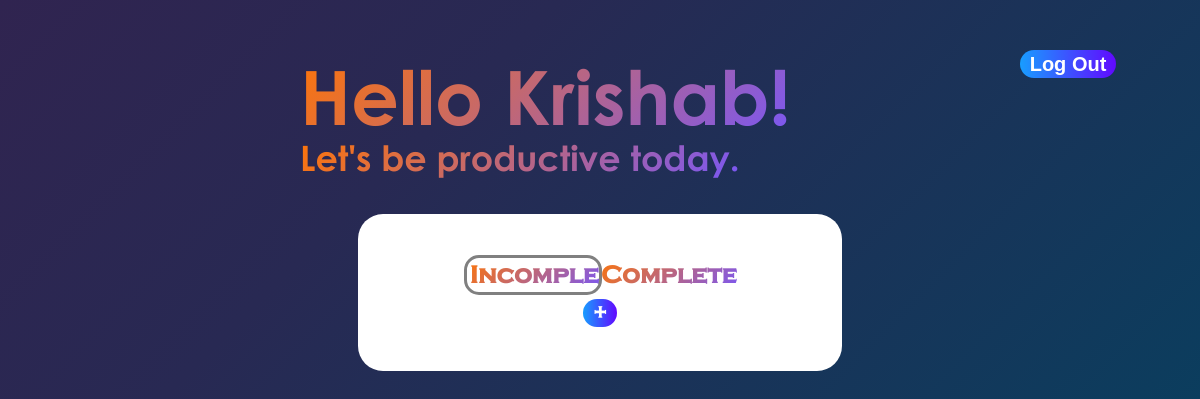
The page /incompleted/ (signed in) on the database as committed earlier.
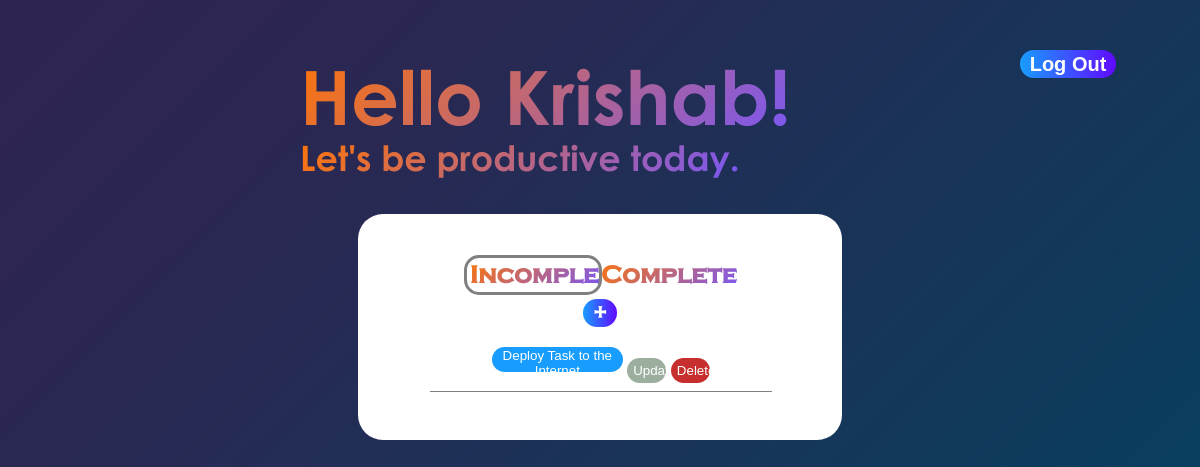
The same page on the database as committed later.
### main/models.py (models this page shows, shortened)
class Task(models.Model):
    title = models.CharField(max_length=30)
    description = models.TextField(max_length=175,  blank = True)
    completion = models.BooleanField(default=False)
    due_date = models.DateField(blank = True, null = True)
    date_created = models.DateTimeField(default = timezone.now)
    author = models.ForeignKey(User, on_delete = models.CASCADE)

### main/views.py (the view)
# urls.py: path("incompleted/", login_required(views.IncompletedView.as_view()), name = "incompleted"),
class IncompletedView(ListView):
    model = Task
    template_name = "main/IncompletedPage.html"
    context_object_name = "tasks"
    ordering = ['date_created']
    def get_queryset(self):
        base = super().get_queryset()
        data = base.filter(author = self.request.user,  completion = False)
        return data

### main/templates/main/IncompletedPage.html (shortened to what this page needs)
{% extends 'main/base.html' %}
{% load static %}
{% block css %}<link rel="stylesheet" href="{% static 'main/main.css' %}">{% endblock css %}
{% block content %}
<div>
    <div>
        <a href="{% url 'logout' %}"><button class = "logout-button">Log Out</button></a>
    </div>
        <h1 class = "username">Hello {{user.first_name}}!</h1>
        <h3 class = "message">Let's be productive today.</h3>
    </div>
    <div class = 'incompleted-main-panel'>
        <div>
            <a href="{% url 'incompleted' %}"><button class = "incomplete-button-active">Incomplete</button></a><a href="{% url 'completed' %}"><button class = "completed-button">Completed</button></a>
        </div>
        <div>
            <a href="{% url 'taskCreate' %}"><button class = "create-task-button"> + </button></a>
        </div>
        <div>
            <ul>
                {% for task in tasks %}
                    <li class = "task-list"><a href = "{% url 'taskDetail' pk=task.pk%}"><button class = "task-detail">{{task.title}}</button></a>
                        <a href = "{% url 'taskUpdate' pk=task.pk%}"><button class = "update-button">Update</button></a>
                        <a href = "{% url 'taskDelete' pk=task.pk%}"><button class = "delete-button">Delete</button></a></li>
                {% endfor %}
            </ul>
        </div>
    </div>
{% endblock content %}

Rows that differ between the two databases and show on the page:
added Task: title "Deploy Task to the Internet"
